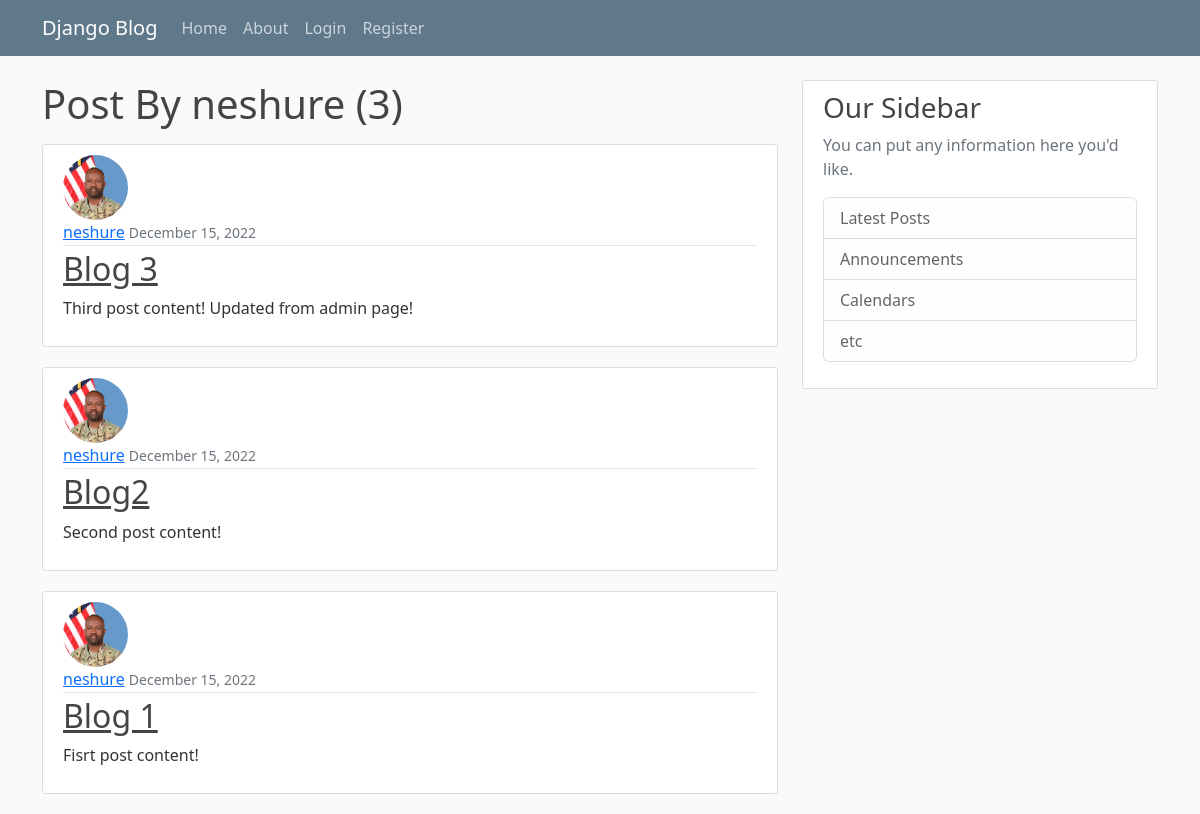
The app's page /user/neshure, older data.
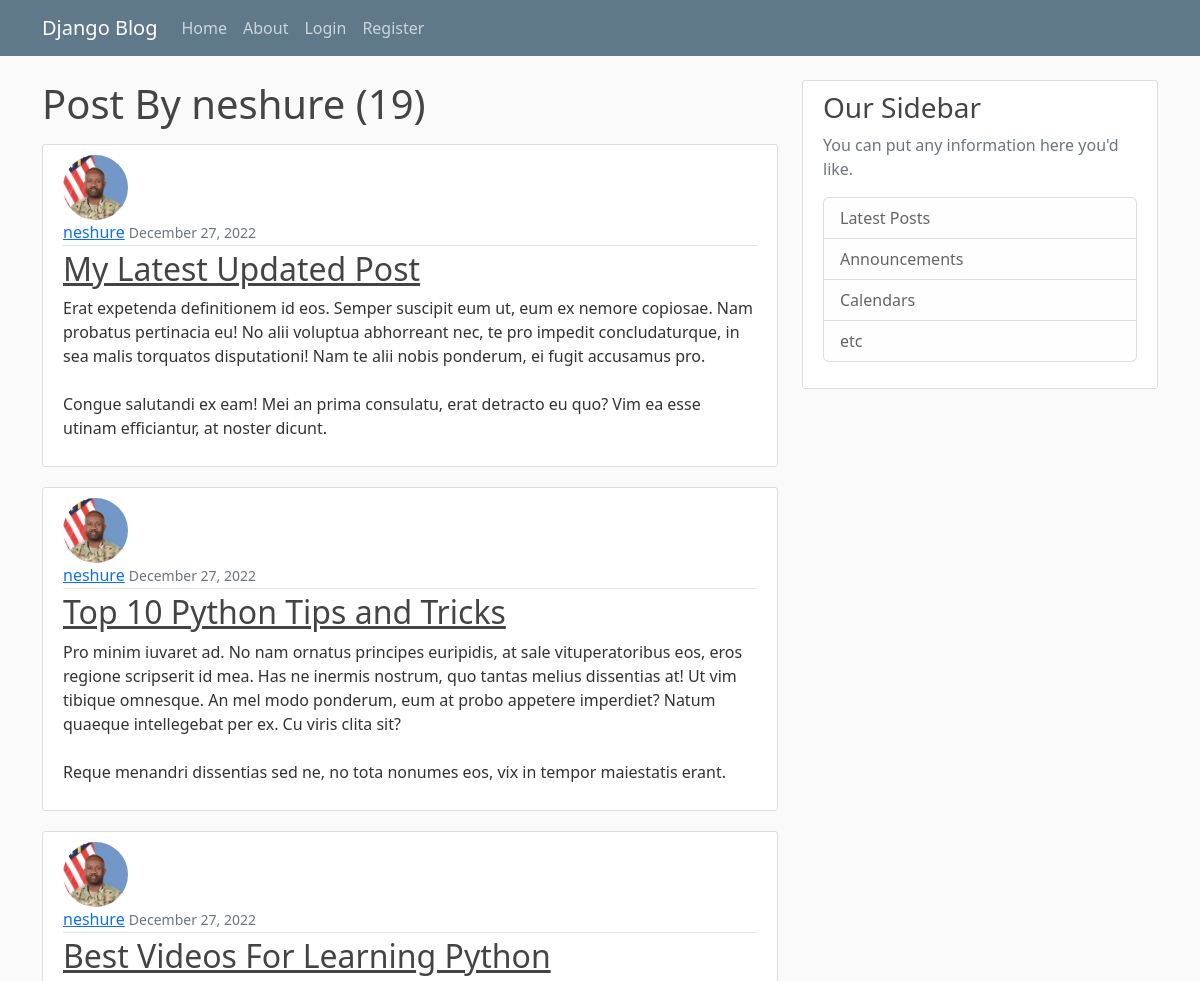
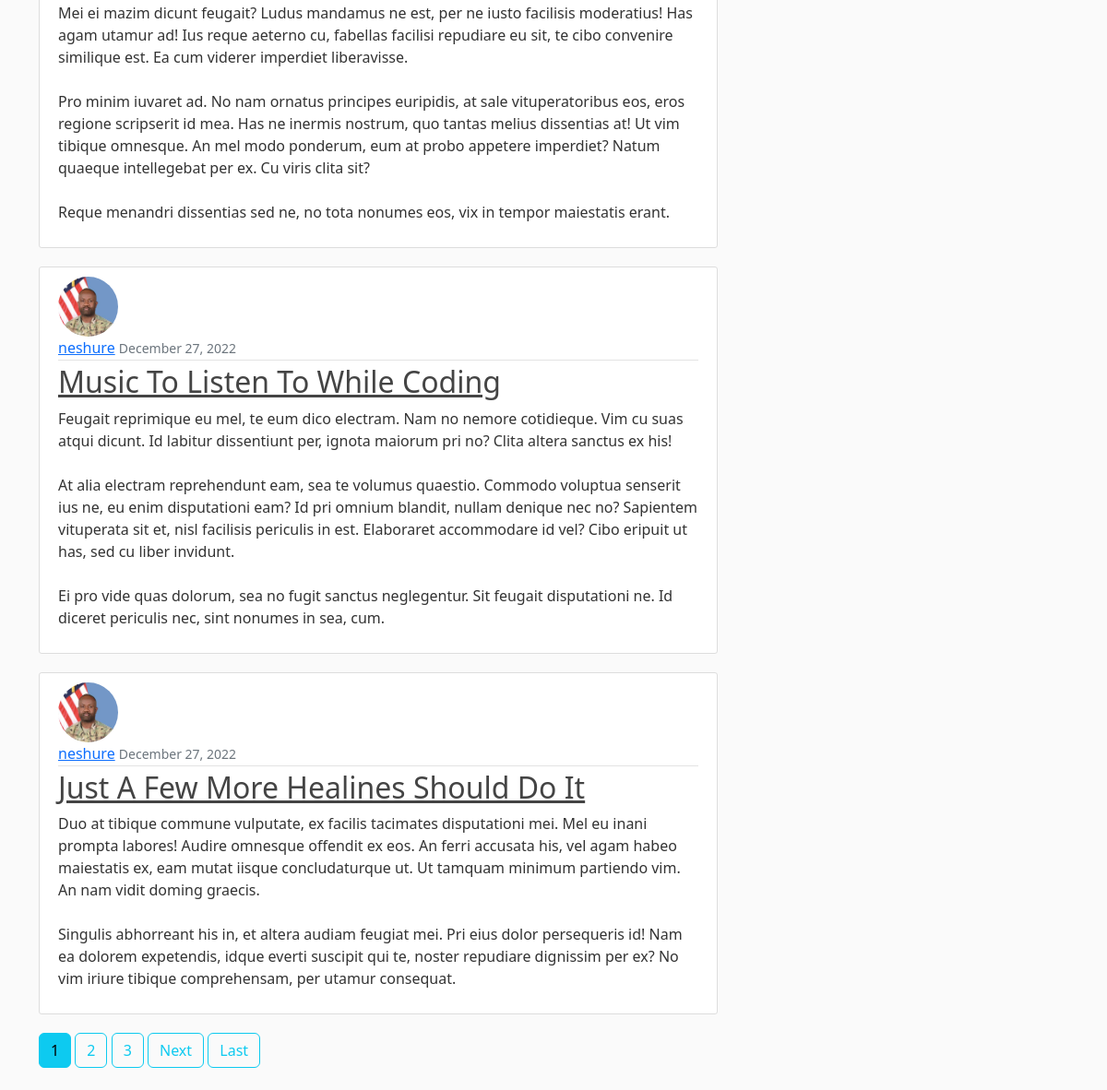
The same page, newer data (2 pictures, top to bottom).
### blog/models.py (models this page shows, shortened)
class Post(models.Model):
  title = models.CharField(max_length=100)
  content = models.TextField()
  date_posted = models.DateTimeField(default=timezone.now)
  author = models.ForeignKey(User, on_delete=models.CASCADE)

### users/models.py (models this page shows, shortened)
class Profile(models.Model):
  user= models.OneToOneField(User, on_delete=models.CASCADE)
  image = models.ImageField(default='default.jpg', upload_to='profile_pics')

### blog/views.py (the view)
# urls.py: path('user/<str:username>', UserPostListView.as_view(), name ='user-posts'),
class UserPostListView(ListView):
  model = Post
  template_name = "blog/user_posts.html"
  context_object_name = 'posts' # Tells ListView what variable to loop over
  paginate_by = 5
  def get_queryset(self):
    user = get_object_or_404(User, username=self.kwargs.get('username'))
    return Post.objects.filter(author=user).order_by('-date_posted')

### blog/templates/blog/user_posts.html (shortened to what this page needs)
{% extends 'blog/layout.html' %} {% block content %} <h1 class="mb-3">Post By {{ view.kwargs.username}} ({{ page_obj.paginator.count}})</h1> {% for post in posts %}
  <article class="media content-section">
    <img class="rounded-circle article-img" src="{{ post.author.profile.image.url }}" alt="" />
    <div class="media-body">
      <div class="article-metadata">
        <a class="mr-2" href="{% url 'user-posts' post.author.username %}">{{ post.author }}</a>
        <small class="text-muted">{{ post.date_posted|date:"F d, Y" }}</small>
      </div>
      <h2>
        <a class="article-title" href="{% url 'post-detail' post.id%}">{{ post.title }}</a>
      </h2>
      <p class="article-content">{{ post.content }}</p>
    </div>
  </article>
  {% endfor %}
  {% if is_paginated %}
    {% for num in page_obj.paginator.page_range %}
      {% if page_obj.number == num %}
        <a class="btn btn-info mb-4" href="?page={{ num }}">{{ num }}</a>
      {% elif num > page_obj.number|add:'-3' and num < page_obj.number|add:'3' %}
        <a class="btn btn-outline-info mb-4" href="?page={{ num }}">{{ num }}</a>
      {% endif %}
    {% endfor %}
    {% if page_obj.has_next %}
      <a class="btn btn-outline-info mb-4" href="?page={{ page_obj.next_page_number }}">Next</a>
      <a class="btn btn-outline-info mb-4" href="?page={{ page_obj.paginator.num_pages}}">Last</a>
    {% endif %}
  {% endif %}
{% endblock %}

### blog/templates/blog/layout.html (shortened to what this page needs)
{% load static %}
<!DOCTYPE html>
<html lang="en">
<head>
  <link href="https://cdn.jsdelivr.net/npm/bootstrap@5.2.3/dist/css/bootstrap.min.css" rel="stylesheet"
>
  <link rel="stylesheet" type="text/css" href="{% static 'blog/main.css' %}">
</head>
<body>
  <header class="site-header">
    <nav class="navbar navbar-expand-md navbar-dark bg-steel fixed-top">
      <div class="container">
        <a class="navbar-brand mr-4" href="{% url 'blog-home' %}">Django Blog</a>
        <div class="collapse navbar-collapse" id="navbarToggle">
          <div class="navbar-nav mr-auto">
            <a class="nav-item nav-link" href="{% url 'blog-home' %}">Home</a>
            <a class="nav-item nav-link" href="{% url 'blog-about' %}">About</a>
          </div>
          <div class="navbar-nav">
            {% if user.is_authenticated %}
            <a class="nav-item nav-link" href="{% url 'post-create' %}">New Post</a>
            <a class="nav-item nav-link" href="{% url 'profile' %}">Profile</a>
            <a class="nav-item nav-link" href="{% url 'logout' %}">Logout</a>
            {% else %}
            <a class="nav-item nav-link" href="{% url 'login' %}">Login</a>
            <a class="nav-item nav-link" href="{% url 'register' %}">Register</a>
            {% endif %}
          </div>
        </div>
      </div>
    </nav>
  </header>
  <main role="main" class="container">
    <div class="row">
      <div class="col-md-8">
        {% block content %}{% endblock %}
      </div>
      <div class="col-md-4">
        <div class="content-section">
          <h3>Our Sidebar</h3>
          <p class='text-muted'>You can put any information here you'd like.
          <ul class="list-group">
            <li class="list-group-item list-group-item-light">Latest Posts</li>
            <li class="list-group-item list-group-item-light">Announcements</li>
            <li class="list-group-item list-group-item-light">Calendars</li>
            <li class="list-group-item list-group-item-light">etc</li>
          </ul>
          </p>
        </div>
      </div>
    </div>
  </main>
</body>
</html>

### blog/static/blog/main.css (style rules this page uses)
body { background: #fafafa; color: #333333; margin-top: 5rem; }
h1, h2, h3, h4, h5, h6 { color: #444444; }
ul { margin: 0; }
.bg-steel { background-color: #5f788a; }
.site-header .navbar-nav .nav-link { color: #cbd5db; }
.content-section { background: #ffffff; padding: 10px 20px; border: 1px solid #dddddd; border-radius: 3px; margin-bottom: 20px; }
.article-title { color: #444444; }
.article-content { white-space: pre-line; }
.article-img { height: 65px; width: 65px; margin-right: 16px; }
.article-metadata { padding-bottom: 1px; margin-bottom: 4px; border-bottom: 1px solid #e3e3e3 }

Row changes from the older to the newer data that the page shows:
no longer on this page (row unchanged): Post: author.profile.image (picture), author "neshure", date_posted "December 15, 2022", title "Blog 3", content "Third post content! Updated from admin page!"
no longer on this page (row unchanged): Post: author.profile.image (picture), author "neshure", date_posted "December 15, 2022", title "Blog2", content "Second post content!"
no longer on this page (row unchanged): Post: author.profile.image (picture), author "neshure", date_posted "December 15, 2022", title "Blog 1", content "Fisrt post content!"
added Post: author.profile.image (picture), author "neshure", date_posted "December 27, 2022", title "My Latest Updated Post", content "Erat expetenda definitionem id eos. Semper suscipit eum ut, eum ex nemore copiosae. Nam probatus pertinacia eu! No alii voluptua abhorreant nec, te pro impedit concludaturque, in sea malis torquatos disputationi! Nam te alii nobis ponderum, ei fugit accusamus pro. Congue salutandi ex eam! Mei an prima consulatu, erat detracto eu quo? Vim ea esse utinam efficiantur, at noster dicunt."
added Post: author.profile.image (picture), author "neshure", date_posted "December 27, 2022", title "Top 10 Python Tips and Tricks", content "Pro minim iuvaret ad. No nam ornatus principes euripidis, at sale vituperatoribus eos, eros regione scripserit id mea. Has ne inermis nostrum, quo tantas melius dissentias at! Ut vim tibique omnesque. An mel modo ponderum, eum at probo appetere imperdiet? Natum quaeque intellegebat per ex. Cu viris clita sit? Reque menandri dissentias sed ne, no tota nonumes eos, vix in tempor maiestatis erant."
added Post: author.profile.image (picture), author "neshure", date_posted "December 27, 2022", title "Best Videos For Learning Python", content "Mei ei mazim dicunt feugait? Ludus mandamus ne est, per ne iusto facilisis moderatius! Has agam utamur ad! Ius reque aeterno cu, fabellas facilisi repudiare eu sit, te cibo convenire similique est. Ea cum viderer imperdiet liberavisse. Pro minim iuvaret ad. No nam ornatus principes euripidis, at sale vituperatoribus eos, eros regione scripserit id mea. Has ne inermis nostrum, quo tantas melius dissentias at! Ut vim tibique omnesque. An mel modo ponderum, eum at probo appetere imperdiet? Natum quaeque intellegebat per ex. Cu viris clita sit? Reque menandri dissentias sed ne, no tota nonumes eos, vix in tempor maiestatis erant."
added Post: author.profile.image (picture), author "neshure", date_posted "December 27, 2022", title "Music To Listen To While Coding", content "Feugait reprimique eu mel, te eum dico electram. Nam no nemore cotidieque. Vim cu suas atqui dicunt. Id labitur dissentiunt per, ignota maiorum pri no? Clita altera sanctus ex his! At alia electram reprehendunt eam, sea te volumus quaestio. Commodo voluptua senserit ius ne, eu enim disputationi eam? Id pri omnium blandit, nullam denique nec no? Sapientem vituperata sit et, nisl facilisis periculis in est. Elaboraret accommodare id vel? Cibo eripuit ut has, sed cu liber invidunt. Ei pro vide quas dolorum, sea no fugit sanctus neglegentur. Sit feugait disputationi ne. Id diceret periculis nec, sint nonumes in sea, cum."
added Post: author.profile.image (picture), author "neshure", date_posted "December 27, 2022", title "Just A Few More Healines Should Do It", content "Duo at tibique commune vulputate, ex facilis tacimates disputationi mei. Mel eu inani prompta labores! Audire omnesque offendit ex eos. An ferri accusata his, vel agam habeo maiestatis ex, eam mutat iisque concludaturque ut. Ut tamquam minimum partiendo vim. An nam vidit doming graecis. Singulis abhorreant his in, et altera audiam feugiat mei. Pri eius dolor persequeris id! Nam ea dolorem expetendis, idque everti suscipit qui te, noster repudiare dignissim per ex? No vim iriure tibique comprehensam, per utamur consequat."
Text that changed along with them:
{{ page_obj.paginator.count }}: "3" → "19"
new list line: "1"
new list line: "2"
new list line: "3"
text now shown: "Next Last"
